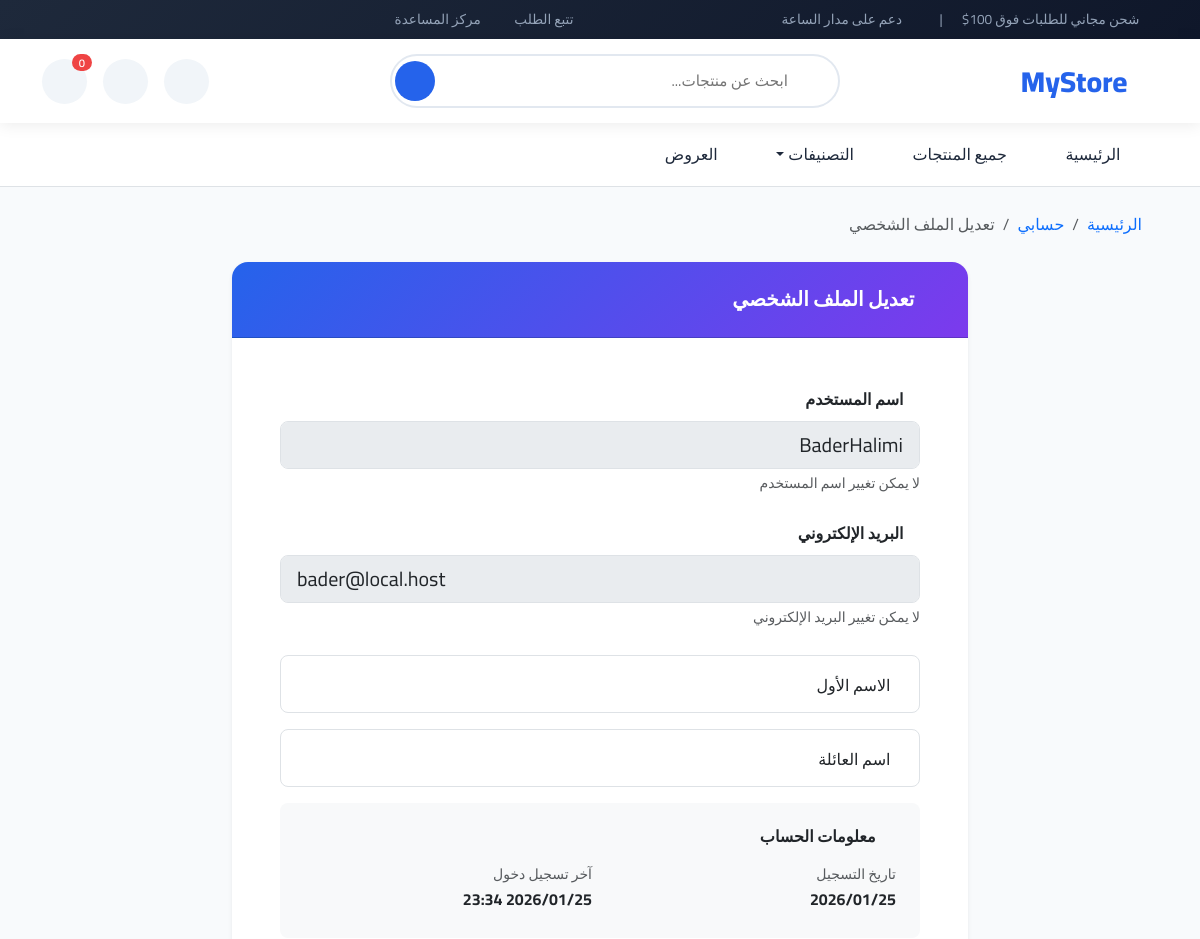
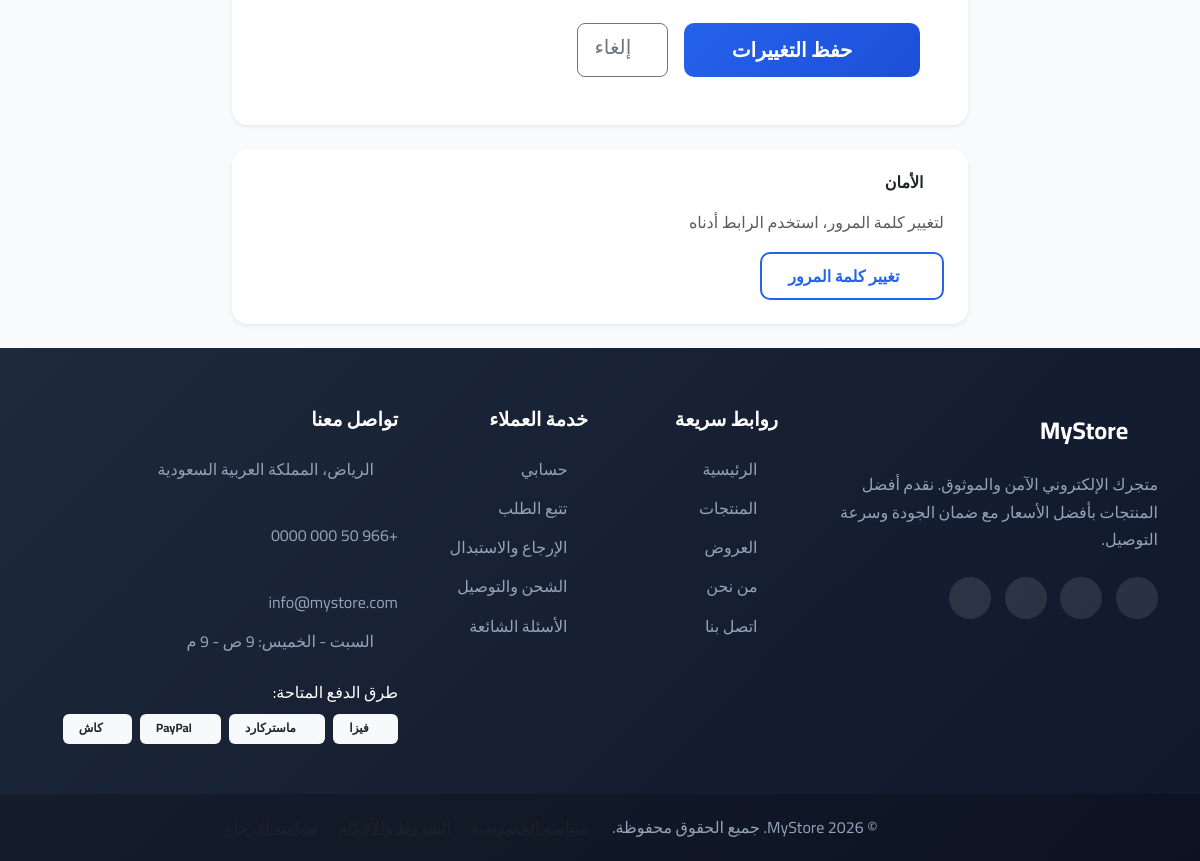
The page /accounts/profile/edit/ (signed in) on the database its author committed (2 pictures, top to bottom).
### accounts/models.py (models this page shows, shortened)
class CustomUser(AbstractUser):
    id = models.UUIDField(primary_key=True, default=uuid.uuid4, editable=False)
    email = models.EmailField(unique=True)
    phone_regex = RegexValidator(
        regex=r'^\+?1?\d{9,15}$',
        message="رقم الهاتف يجب أن يكون بالصيغة: '+999999999'. حتى 15 رقم مسموح."
    )
    phone = models.CharField(validators=[phone_regex], max_length=17, blank=True)
    email_verified = models.BooleanField(default=False)
    email_verification_token = models.CharField(max_length=64, blank=True)
    email_verification_sent_at = models.DateTimeField(null=True, blank=True)
    two_factor_enabled = models.BooleanField(default=False)
    two_factor_secret = models.CharField(max_length=32, blank=True)
    failed_login_attempts = models.PositiveSmallIntegerField(default=0)
    lockout_until = models.DateTimeField(null=True, blank=True)
    password_changed_at = models.DateTimeField(null=True, blank=True)
    last_login_ip = models.GenericIPAddressField(null=True, blank=True)
    created_at = models.DateTimeField(auto_now_add=True)
    updated_at = models.DateTimeField(auto_now=True)
    USERNAME_FIELD = 'email'
    REQUIRED_FIELDS = ['username']
    class Meta:
        verbose_name = 'User'
        verbose_name_plural = 'Users'

### accounts/views.py (the view)
# urls.py: path('profile/edit/', views.edit_profile_view, name='edit_profile'),
@login_required
@csrf_protect
@require_http_methods(["GET", "POST"])
def edit_profile_view(request):
    if request.method == 'POST':
        form = ProfileUpdateForm(request.POST, instance=request.user)
        if form.is_valid():
            form.save()
            log_activity(request.user, 'profile_update', request)
            messages.success(request, 'تم تحديث الملف الشخصي')
            return redirect('accounts:profile')
    else:
        form = ProfileUpdateForm(instance=request.user)
    return render(request, 'accounts/edit_profile.html', {'form': form})

### accounts/forms.py
class ProfileUpdateForm(forms.ModelForm):
    first_name = SecureCharField(max_length=30, required=False)
    last_name = SecureCharField(max_length=30, required=False)
    phone = forms.CharField(
        max_length=17,
        required=False,
        validators=[
            RegexValidator(
                regex=r'^\+?1?\d{9,15}$',
                message="رقم الهاتف يجب أن يكون بالصيغة: '+999999999'"
            )
        ]
    )
    class Meta:
        model = User
        fields = ('first_name', 'last_name', 'phone')

### templates/accounts/edit_profile.html (shortened to what this page needs)
{% extends 'base.html' %}
{% block content %}
<div class="container">
    <nav aria-label="breadcrumb" class="mb-4">
        <ol class="breadcrumb">
            <li class="breadcrumb-item"><a href="{% url 'products:home' %}" class="text-decoration-none"><i class="bi bi-house"></i> الرئيسية</a></li>
            <li class="breadcrumb-item"><a href="{% url 'accounts:profile' %}" class="text-decoration-none">حسابي</a></li>
            <li class="breadcrumb-item active">تعديل الملف الشخصي</li>
        </ol>
    </nav>
    <div class="row justify-content-center">
        <div class="col-lg-8">
            <div class="card border-0 shadow-sm profile-edit-card">
                <div class="card-header text-white">
                    <h5 class="mb-0 fw-bold">
                        <i class="bi bi-person-gear me-2"></i>تعديل الملف الشخصي
                    </h5>
                </div>
                <div class="card-body p-4 p-md-5">
                    <form method="post">
                        <div class="mb-4">
                            <label class="form-label fw-semibold">
                                <i class="bi bi-at text-primary me-1"></i>اسم المستخدم
                            </label>
                            <input type="text" class="form-control form-control-lg" value="{{ user.username }}" disabled readonly>
                            <small class="text-muted">لا يمكن تغيير اسم المستخدم</small>
                        </div>
                        <div class="mb-4">
                            <label class="form-label fw-semibold">
                                <i class="bi bi-envelope text-primary me-1"></i>البريد الإلكتروني
                            </label>
                            <input type="email" class="form-control form-control-lg" value="{{ user.email }}" disabled readonly>
                            <small class="text-muted">لا يمكن تغيير البريد الإلكتروني</small>
                        </div>
                        <div class="form-floating mb-3">
                            <input type="text" name="first_name" class="form-control form-control-lg" id="first_name"
                                   placeholder="الاسم الأول" value="{{ form.first_name.value|default:'' }}" maxlength="30">
                            <label for="first_name">الاسم الأول</label>
                        </div>
                        <div class="form-floating mb-3">
                            <input type="text" name="last_name" class="form-control form-control-lg" id="last_name"
                                   placeholder="اسم العائلة" value="{{ form.last_name.value|default:'' }}" maxlength="30">
                            <label for="last_name">اسم العائلة</label>
                        </div>
                        <div class="bg-light rounded-3 p-4 mb-4">
                            <h6 class="fw-bold mb-3">
                                <i class="bi bi-info-circle text-primary me-2"></i>معلومات الحساب
                            </h6>
                            <div class="row g-3">
                                <div class="col-md-6">
                                    <small class="text-muted d-block">تاريخ التسجيل</small>
                                    <strong>{{ user.date_joined|date:"Y/m/d" }}</strong>
                                </div>
                                <div class="col-md-6">
                                    <small class="text-muted d-block">آخر تسجيل دخول</small>
                                    <strong>{{ user.last_login|date:"Y/m/d H:i"|default:"لم يتم تسجيل الدخول" }}</strong>
                                </div>
                            </div>
                        </div>
                        <div class="d-flex gap-3">
                            <button type="submit" class="btn btn-primary btn-lg px-5">
                                <i class="bi bi-check-lg me-1"></i>حفظ التغييرات
                            </button>
                            <a href="{% url 'accounts:profile' %}" class="btn btn-outline-secondary btn-lg">
                                <i class="bi bi-x me-1"></i>إلغاء
                            </a>
                        </div>
                    </form>
                </div>
            </div>
            <div class="card border-0 shadow-sm rounded-4 mt-4">
                <div class="card-body p-4">
                    <h6 class="fw-bold mb-3">
                        <i class="bi bi-shield-lock text-primary me-2"></i>الأمان
                    </h6>
                    <p class="text-muted mb-3">لتغيير كلمة المرور، استخدم الرابط أدناه</p>
                    <a href="{% url 'accounts:change_password' %}" class="btn btn-outline-primary">
                        <i class="bi bi-key me-1"></i>تغيير كلمة المرور
                    </a>
                </div>
            </div>
        </div>
    </div>
</div>
{% endblock %}

### rows shown on the page
CustomUser: username "BaderHalimi", email "bader@local.host", date_joined "2026/01/25", last_login "2026/01/25 23:34"
